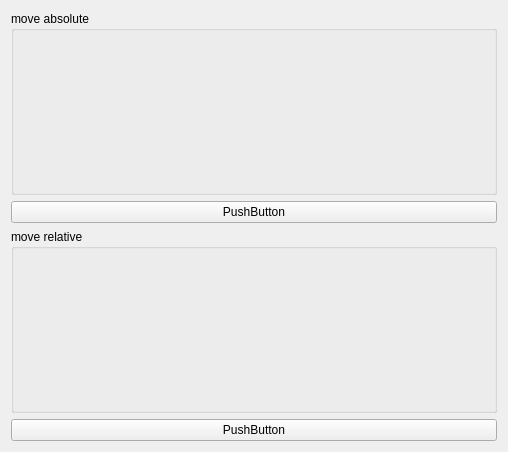
<?xml version="1.0" encoding="UTF-8"?>
<ui version="4.0">
 <class>Form</class>
 <widget class="QWidget" name="Form">
  <property name="geometry">
   <rect>
    <x>0</x>
    <y>0</y>
    <width>508</width>
    <height>452</height>
   </rect>
  </property>
  <property name="windowTitle">
   <string>CONEX-MFACC XY</string>
  </property>
  <layout class="QVBoxLayout" name="verticalLayout">
   <item>
    <widget class="QGroupBox" name="groupBox">
     <property name="title">
      <string>move absolute</string>
     </property>
    </widget>
   </item>
   <item>
    <layout class="QHBoxLayout" name="horizontalLayout">
     <item>
      <widget class="QPushButton" name="pushButton">
       <property name="text">
        <string>PushButton</string>
       </property>
      </widget>
     </item>
    </layout>
   </item>
   <item>
    <widget class="QGroupBox" name="groupBox_2">
     <property name="title">
      <string>move relative</string>
     </property>
    </widget>
   </item>
   <item>
    <layout class="QHBoxLayout" name="horizontalLayout_2"/>
   </item>
   <item>
    <widget class="QPushButton" name="pushButton_2">
     <property name="text">
      <string>PushButton</string>
     </property>
    </widget>
   </item>
  </layout>
 </widget>
 <resources/>
 <connections/>
</ui>
